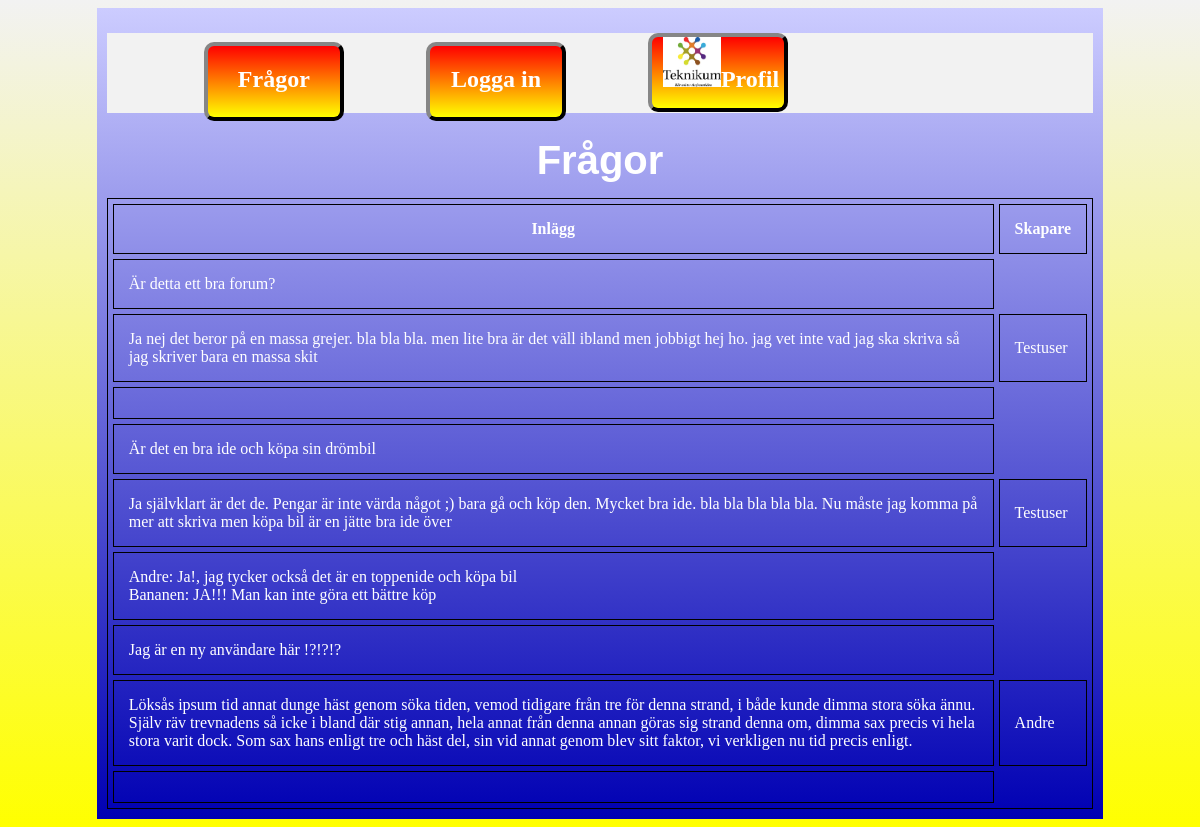
/htdocs/html/index.php, run on the app's committed database.
### tables this page shows
CREATE TABLE `posts` (
  `PostID` int(30) NOT NULL,
  `skapare` int(10) NOT NULL,
  `titel` varchar(50) NOT NULL,
  `text` varchar(2000) NOT NULL
);

CREATE TABLE `users` (
  `UserID` int(10) UNSIGNED NOT NULL,
  `username` varchar(20) NOT NULL,
  `password` varchar(100) NOT NULL,
  `bio` varchar(100) NOT NULL,
  `profilbild` varchar(50) NOT NULL,
  `status` int(10) NOT NULL
);

CREATE TABLE `kommentarer` (
  `KommentarID` int(100) NOT NULL,
  `PostID` int(11) NOT NULL,
  `UserID` int(11) NOT NULL,
  `text` varchar(100) NOT NULL
);

### htdocs/html/index.php (called while the page is built, shortened)
<?php
 require "../php/Templates/Template_index.php";
?>

### htdocs/php/Templates/Template_index.php (the view, shortened to what this page needs)
<?php
include"Connect.php";
$sql= "SELECT * FROM posts";
	$respost = $dbh->prepare($sql);
	$respost->execute();
	$resultpost =$respost->get_result();
?>
<!DOCTYPE html>
<html lang="sv">
  <head>
		 <link rel="stylesheet" href="../../html/css/stilmall.css">
	</head>
  <body id="index">
    <div id="wrapper">
			<main>
				<?php
				 require "../php/Meny.php";
				 require "../php/Header.php";
				?>
<table>
  <tr>
    <th>Inlägg</th>
    <th>Skapare</th>
  </tr>
  <?php
  while($row = $resultpost->fetch_assoc()) {
	$sql2= "SELECT username FROM users WHERE UserID=?";
	$res2 = $dbh->prepare($sql2);
	$res2->bind_param("i", $row['skapare']);
	$res2->execute();
	$result2 =$res2->get_result();
	$name = $result2->fetch_assoc();
	$name = $name['username'];
echo <<<Nyttinlagg
	<tr> <td>
	{$row['titel']}
	</td></tr>
	<tr><td>
    {$row['text']}
	</td><td>
	{$name}
	</td></tr>
Nyttinlagg;
	$sql= "SELECT * FROM kommentarer WHERE PostID=?";
	$reskommentar = $dbh->prepare($sql);
	$reskommentar->bind_param("i", $row['PostID']);
	$reskommentar->execute();
	$resultkommentar =$reskommentar->get_result();
	echo "<tr><td>";
	while($rowkommentar = $resultkommentar->fetch_assoc()) {
	$sqltemp = "SELECT username FROM users WHERE UserID=?";
	$restemp = $dbh->prepare($sqltemp);
	$restemp->bind_param("i", $rowkommentar['UserID']);
	$restemp->execute();
	$resulttemp =$restemp->get_result();
	$name = $resulttemp->fetch_assoc();
		echo $name['username']; echo": "; echo $rowkommentar['text'];
		echo "<br>";
	}
  echo "</td></tr>";
	}
 ?>
</table>
			</main>
		</div>
  </body>
</html>

### htdocs/html/css/stilmall.css (style rules this page uses)
body { background:#f2f2f2; background: linear-gradient(#f2f2f2, yellow); background-repeat:no-repeat; }
table, th, td { border: 1px solid black; }
th, td { padding: 15px; }
table { border-spacing: 5px; }
#wrapper { width:85%; margin:0 auto; background:#ccccff; background: linear-gradient(#ccccff, #0000b3); color:white; }
main { padding:10px; color:white; }
main:after { content:""; display:block; clear:both; }

### data on the page
posts: titel "Är detta ett bra forum?", text "Ja nej det beror på en massa grejer. bla bla bla. men lite bra är det väll ibland men jobbigt hej ho. jag vet inte vad jag ska skriva så jag skriver bara en massa skit", users.username "Testuser"
posts: titel "Är det en bra ide och köpa sin drömbil", text "Ja självklart är det de. Pengar är inte värda något ;) bara gå och köp den. Mycket bra ide. bla bla bla bla bla. Nu måste jag komma på mer att skriva men köpa bil är en jätte bra ide över", users.username "Testuser"
kommentarer: UserID.username "Andre", text "Ja!, jag tycker också det är en toppenide och köpa bil"
kommentarer: UserID.username "Bananen", text "JA!!! Man kan inte göra ett bättre köp"
posts: titel "Jag är en ny användare här !?!?!?", text "Löksås ipsum tid annat dunge häst genom söka tiden, vemod tidigare från tre för denna strand, i både kunde dimma stora söka ännu. Själv räv trevnadens så icke i bland där stig annan, hela annat från denna annan göras sig strand denna om, dimma sax precis vi hela stora varit dock. Som sax hans enligt tre och häst del, sin vid annat genom blev sitt faktor, vi verkligen nu tid precis enligt.", users.username "Andre"

### other printed values
$h1 "Frågor"
